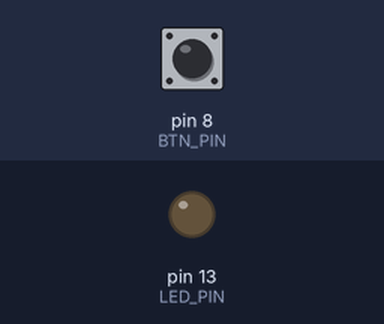
The sketch below on a simulated Arduino Uno, built with avr-gcc and run on an emulated ATmega328P. Shown: output pins drawn as LEDs (lit = HIGH). Inputs (shaded band) come from the test bench; at power-on: pin 8 (BTN_PIN) LOW.

Above: at 1.2 s.
1.3 s: pin 8 (BTN_PIN) pulled HIGH for 0.15 s
At 1.37 s:
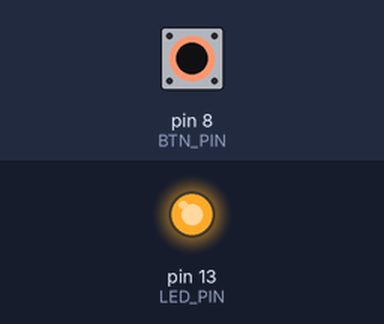
2.9 s: pin 8 (BTN_PIN) pulled HIGH for 3.2 s
At 6.6 s:
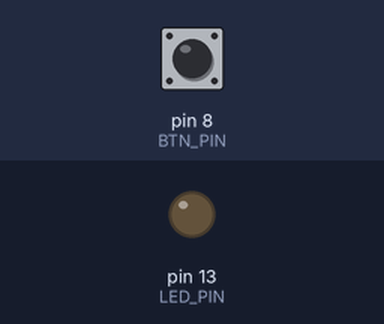
Timing chart, 0 to 8.1 s (numbered marks = the images above; inputs shaded):
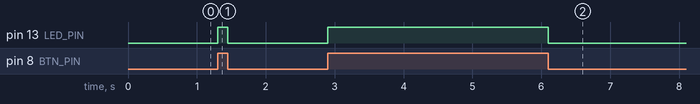

The sketch:

button_click.ino
```cpp
int BTN_PIN = 8;
int LED_PIN = 13;

void setup() {
  pinMode(LED_PIN, OUTPUT);
  pinMode(BTN_PIN, INPUT);
}

void loop() {
  if (digitalRead(BTN_PIN) == HIGH)
    digitalWrite(LED_PIN, HIGH);
  else
    digitalWrite(LED_PIN, LOW);
}
```

Measured:
- after the input at 1.3 s, pin 13 (LED_PIN): LOW → HIGH at once, → LOW 0.15 s later
- after the input at 2.9 s, pin 13 (LED_PIN): LOW → HIGH at once, → LOW 3.2 s later
